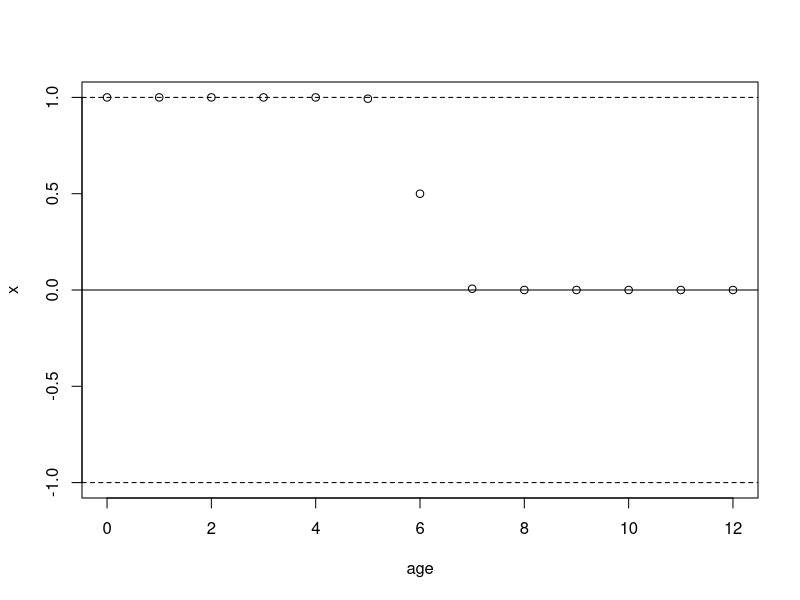
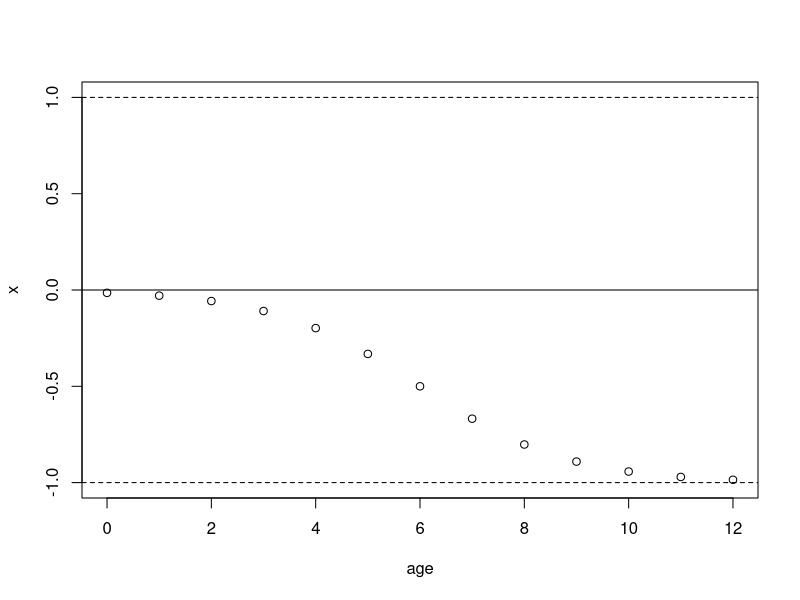
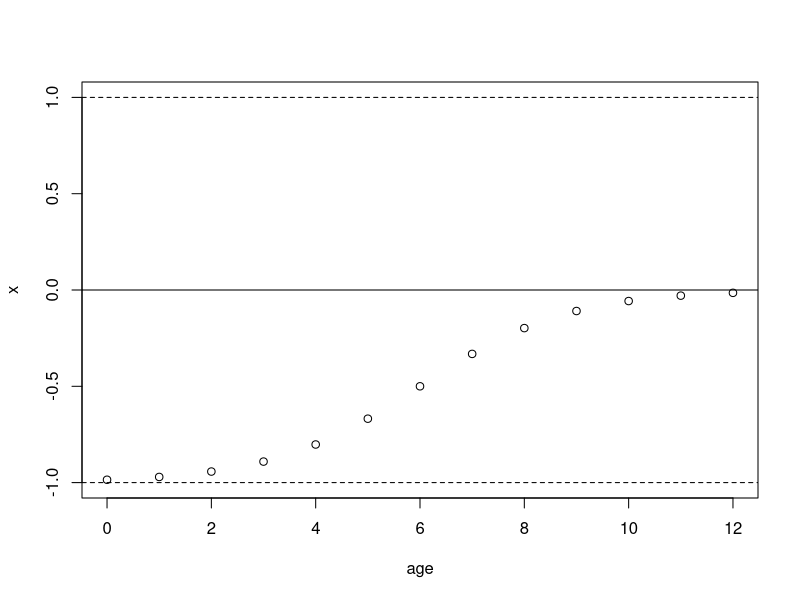

The R source for these figures, in order: (Note: this script raises an error after producing the figures.)



theta <- function(alpha0, alpha1, alpha2, age){
  x <- alpha0 / (1 + exp(alpha1 * (alpha2 - age)))
  plot(x ~ age, ylim=c(-1, 1))
  abline(h=c(-1, 0, 1), lty=c(2,1,2))
}


ages <- 0:12

theta(alpha0=1, alpha1=-5, alpha2=6, ages)

theta(alpha0=-1, alpha1=0.7, alpha2=6, ages)

theta(alpha0=-1, alpha1=-0.7, alpha2=6, ages)

theta(alpha0=exp(rep$alpha0), alpha1=exp(rep$alpha1), 
      alpha2=5, ages)



